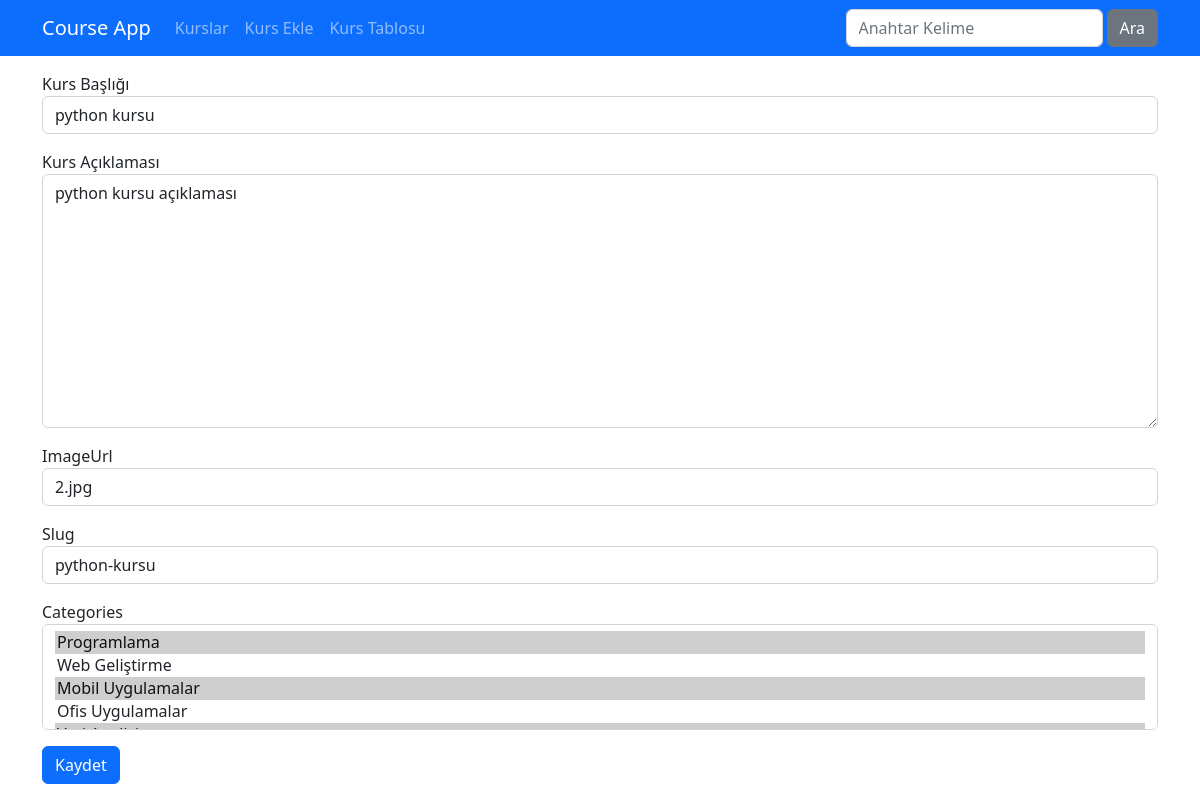
Page /kurslar/course-edit/2 on the earlier database version.
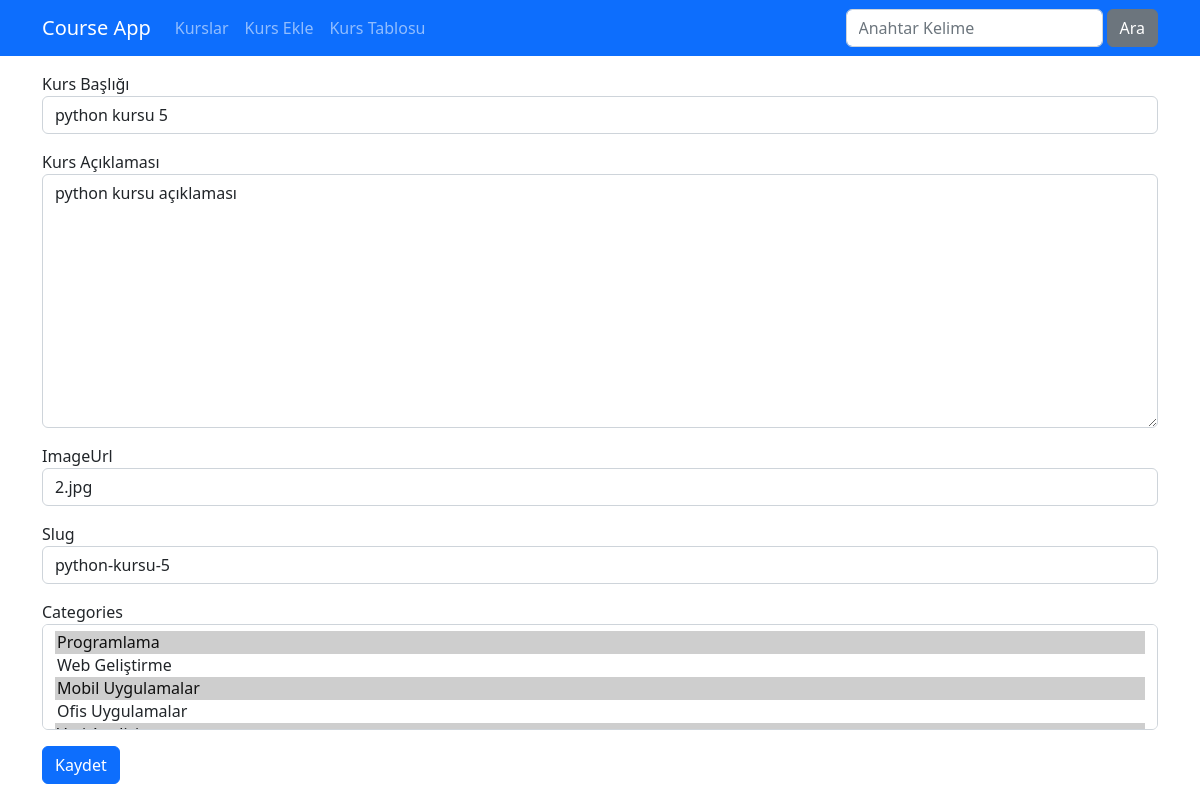
Same page on the later database version.
### djangoapp/models.py (models this page shows, shortened)
class Course(models.Model):
    title = models.CharField(max_length=50)
    description = models.TextField()
    imageUrl = models.CharField(max_length=50, blank=False)
    date = models.DateField(auto_now=True)
    isActive = models.BooleanField(default=False)
    isHome = models.BooleanField(default=False)
    slug = models.SlugField(default="",blank=True, null=False, unique=True, db_index=True)
    categories = models.ManyToManyField(Category)

### djangoapp/views.py (the view)
# urls.py: path('course-edit/<int:id>',views.course_edit,name="course_edit"),
def course_edit(request, id):
    course = get_object_or_404(Course, pk=id)
    if request.method == "POST":
        form = CourseEditForm(request.POST,instance=course)
        form.save()
        return redirect("course_list")
    else:
        form = CourseEditForm(instance=course)
    return render(request, 'courses/edit-course.html', {"form":form})

### djangoapp/forms.py
class CourseEditForm(forms.ModelForm):
    class Meta:
        model = Course
        fields = ('title','description', 'imageUrl', 'slug','categories')
        labels = {
            'title':"Kurs Başlığı",
            'description':"Kurs Açıklaması"
        }
        widgets = {
            "title":forms.TextInput(attrs={"class":"form-control"}),
            "description":forms.Textarea(attrs={"class":"form-control"}),
            "imageUrl":forms.TextInput(attrs={"class":"form-control"}),
            "slug":forms.TextInput(attrs={"class":"form-control"}),
            "categories": forms.SelectMultiple(attrs={"class":"form-control"})
        }
        error_messages = {
            "title": {
                "required": "Kurs Başlığı Girmelisiniz."
            },
            "description":{
                "required": "Kurs Açıklaması Girmelisiniz."
            }
        }

### djangoapp/models.py (called while the page is built)
    def __str__(self):
        return f"{self.name}"

### djangoapp/templates/courses/edit-course.html (shortened to what this page needs)
{% extends "layout.html" %}
{% load static %}
{% block css_files %}
    <link rel="stylesheet" href="{% static 'courses/css/style.css' %}">
    <link rel="stylesheet" href="https://cdnjs.cloudflare.com/ajax/libs/font-awesome/6.5.2/css/all.min.css"/>
{% endblock css_files %}
{% block content %}
<div class="container mt-3">
    <div class="row">
        <div class="col-12">
            <form method="POST" novalidate>
                {% for field in form %}
                    <div class="mb-3 {% if field.errors %} invalid {% endif %}">
                        <label for="{{field.id_for_label}}" class="class-from-label">{{ field.label }}</label>
                        {{ field }}
                    </div>
                {% endfor %}
                <button class="btn btn-primary" type="submit">Kaydet</button>
            </form>
        </div>
    </div>
</div>
{% endblock content %}

Differences in the rows shown:
changed Course "python kursu açıklaması": title "python kursu" → "python kursu 5"; slug "python-kursu" → "python-kursu-5"
